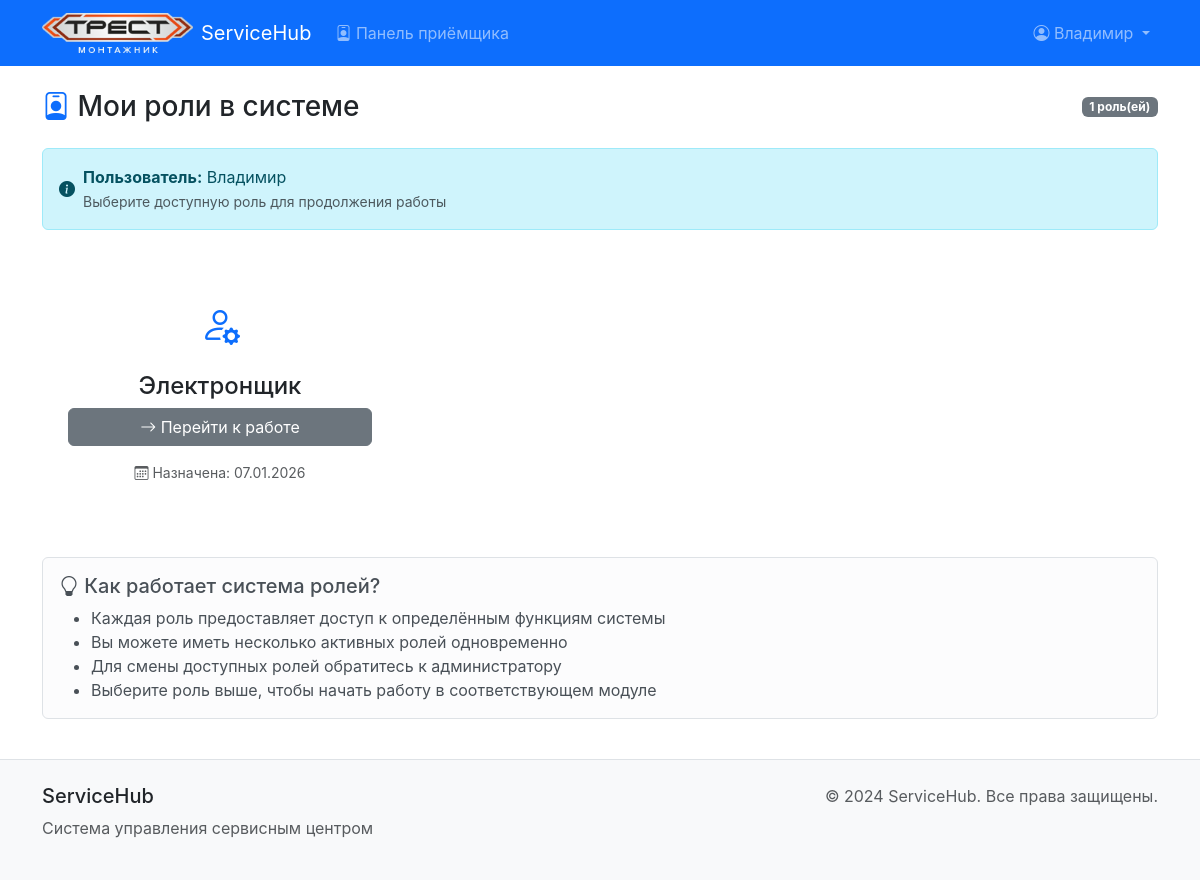
/roles/ (signed in), run on the app's committed database.
### service_center/models.py (models this page shows, shortened)
class UserRole(models.Model):
    user = models.ForeignKey(User, on_delete=models.CASCADE, verbose_name="Пользователь")
    role = models.ForeignKey(Role, on_delete=models.CASCADE, verbose_name="Роль")
    assigned_at = models.DateTimeField(auto_now_add=True, verbose_name="Дата назначения")
    is_active = models.BooleanField(default=True, verbose_name="Активна")
    class Meta:
        unique_together = ('user', 'role')
        verbose_name = "Роль пользователя"
        verbose_name_plural = "Роли пользователей"

class Role(models.Model):
    name = models.CharField(max_length=100, verbose_name="Название роли")
    description = models.TextField(blank=True, null=True, verbose_name="Описание роли")
    created_at = models.DateTimeField(auto_now_add=True, verbose_name="Дата создания")
    updated_at = models.DateTimeField(auto_now=True, verbose_name="Дата обновления")
    class Meta:
        ordering = ['name']  # Сортировка по умолчанию по названию роли
        verbose_name = "Роль"  # Название в единственном числе для админки
        verbose_name_plural = "Роли"  # Название во множественном числе для админки

### service_center/views.py (the view)
# urls.py: path('roles/', views.roles_view, name='roles'),
@login_required
def roles_view(request):
    user_roles = UserRole.objects.filter(
        user=request.user,
        is_active=True
    ).select_related('role')
    context = {
        'user_roles': user_roles,
    }
    return render(request, 'service_center/roles.html', context)

### templates/service_center/roles.html (shortened to what this page needs)
{% extends 'base.html' %}
{% load static %}
{% block content %}
<div class="fade-in">
    <div class="d-flex justify-content-between align-items-center mb-4">
        <h1 class="h3 mb-0">
            <i class="bi bi-person-badge text-primary"></i>
            Мои роли в системе
        </h1>
        <span class="badge bg-secondary">
            {{ user_roles|length }} роль(ей)
        </span>
    </div>
    <div class="row mb-4">
        <div class="col-12">
            <div class="alert alert-info">
                <div class="d-flex align-items-center">
                    <i class="bi bi-info-circle-fill me-2"></i>
                    <div>
                        <strong>Пользователь:</strong> {{ user.username }}
                        <br>
                        <small class="text-muted">Выберите доступную роль для продолжения работы</small>
                    </div>
                </div>
            </div>
        </div>
    </div>
    {% if user_roles %}
        <div class="row row-cols-1 row-cols-md-2 row-cols-lg-3 g-4">
            {% for user_role in user_roles %}
                <div class="col">
                    <div class="card role-card h-100">
                        <div class="card-body text-center p-4">
                            <div class="mb-3">
                                <i class="bi bi-person-gear role-icon"></i>
                            </div>
                            <h4 class="card-title mb-2">{{ user_role.role.name }}</h4>
                            <div class="mt-auto">
                                <div class="d-grid gap-2">
                                    {% if user_role.role.name == 'Приёмщик' %}
                                        <a href="{% url 'receiver_dashboard' %}" class="btn btn-primary">
                                            <i class="bi bi-clipboard-check"></i> Приёмка оборудования
                                        </a>
                                    {% elif user_role.role.name == 'Координатор' %}
                                        <a href="{% url 'coordinator_dashboard' %}" class="btn btn-info">
                                            <i class="bi bi-diagram-3"></i> Распределение по цехам
                                        </a>
                                    {% elif user_role.role.name == 'Специалист' %}
                                        <a href="#" class="btn btn-warning">
                                            <i class="bi bi-tools"></i> Диагностика и ремонт
                                        </a>
                                    {% else %}
                                        <a href="#" class="btn btn-secondary">
                                            <i class="bi bi-arrow-right"></i> Перейти к работе
                                        </a>
                                    {% endif %}
                                </div>
                                <div class="mt-3 text-muted small">
                                    <i class="bi bi-calendar3"></i>
                                    Назначена: {{ user_role.assigned_at|date:"d.m.Y" }}
                                </div>
                            </div>
                        </div>
                    </div>
                </div>
            {% endfor %}
        </div>
        <div class="row mt-5">
            <div class="col-12">
                <div class="alert alert-light border">
                    <h5 class="alert-heading">
                        <i class="bi bi-lightbulb"></i> Как работает система ролей?
                    </h5>
                    <ul class="mb-0">
                        <li>Каждая роль предоставляет доступ к определённым функциям системы</li>
                        <li>Вы можете иметь несколько активных ролей одновременно</li>
                        <li>Для смены доступных ролей обратитесь к администратору</li>
                        <li>Выберите роль выше, чтобы начать работу в соответствующем модуле</li>
                    </ul>
                </div>
            </div>
        </div>
    {% endif %}
</div>
{% endblock %}

### templates/base.html (shortened to what this page needs)
<!DOCTYPE html>
<html lang="ru" data-bs-theme="light">
<head>
    <link href="https://cdn.jsdelivr.net/npm/bootstrap@5.3.3/dist/css/bootstrap.min.css" rel="stylesheet">
    <link href="https://cdn.jsdelivr.net/npm/bootstrap-icons@1.11.0/font/bootstrap-icons.css" rel="stylesheet">
    {% load static %}
    <link rel="stylesheet" href="{% static 'css/style.css' %}">
</head>
<body>
    <nav class="navbar navbar-expand-lg navbar-dark bg-primary sticky-top">
        <div class="container">
            <a class="navbar-brand d-flex align-items-center" href="/">
                <img src="{% static 'images/logo.png' %}" alt="ServiceHub Logo" height="40" class="me-2">
                ServiceHub
            </a>
            <div class="collapse navbar-collapse" id="navbarNav">
                <ul class="navbar-nav me-auto">
                    {% if user.is_authenticated %}
                        <li class="nav-item">
                            <a class="nav-link" href="{% url 'receiver_dashboard' %}">
                                <i class="bi bi-person-badge"></i> Панель приёмщика
                            </a>
                        </li>
                    {% endif %}
                </ul>
                <ul class="navbar-nav">
                    {% if user.is_authenticated %}
                        <li class="nav-item dropdown">
                            <a class="nav-link dropdown-toggle" href="#" role="button" data-bs-toggle="dropdown">
                                <i class="bi bi-person-circle"></i> {{ user.username }}
                            </a>
                        </li>
                    {% else %}
                        <li class="nav-item">
                            <a class="nav-link" href="{% url 'login' %}">
                                <i class="bi bi-box-arrow-in-right"></i> Войти
                            </a>
                        </li>
                    {% endif %}
                </ul>
            </div>
        </div>
    </nav>
    <main class="py-4">
        <div class="container">
            {% block content %}{% endblock %}
        </div>
    </main>
    <footer class="bg-light border-top py-4 mt-auto">
        <div class="container">
            <div class="row">
                <div class="col-md-6">
                    <h5>ServiceHub</h5>
                    <p class="text-muted">Система управления сервисным центром</p>
                </div>
                <div class="col-md-6 text-end">
                    <p class="text-muted mb-0">&copy; 2024 ServiceHub. Все права защищены.</p>
                </div>
            </div>
        </div>
    </footer>
</body>
</html>

### static/css/style.css (style rules this page uses)
:root { --primary-color: #0d6efd; --secondary-color: #6c757d; --success-color: #198754; --info-color: #0dcaf0; --warning-color: #ffc107; --danger-color: #dc3545; --light-color: #f8f9fa; --dark-color: #212529; }
body { font-family: -apple-system, BlinkMacSystemFont, 'Segoe UI', Roboto, Oxygen, Ubuntu, sans-serif; min-height: 100vh; display: flex; flex-direction: column; }
main { flex: 1; }
.role-card { transition: all 0.3s ease; border: 2px solid transparent; height: 100%; }
.role-icon { font-size: 2.5rem; color: var(--primary-color); }
.fade-in { animation: fadeIn 0.5s ease-out; }

### data on the page
UserRole: role.name "Электронщик", shows "Перейти к работе", assigned_at "07.01.2026"

### other printed values
{{ user.username }} "Владимир"
{{ user_roles|length }} "1"
